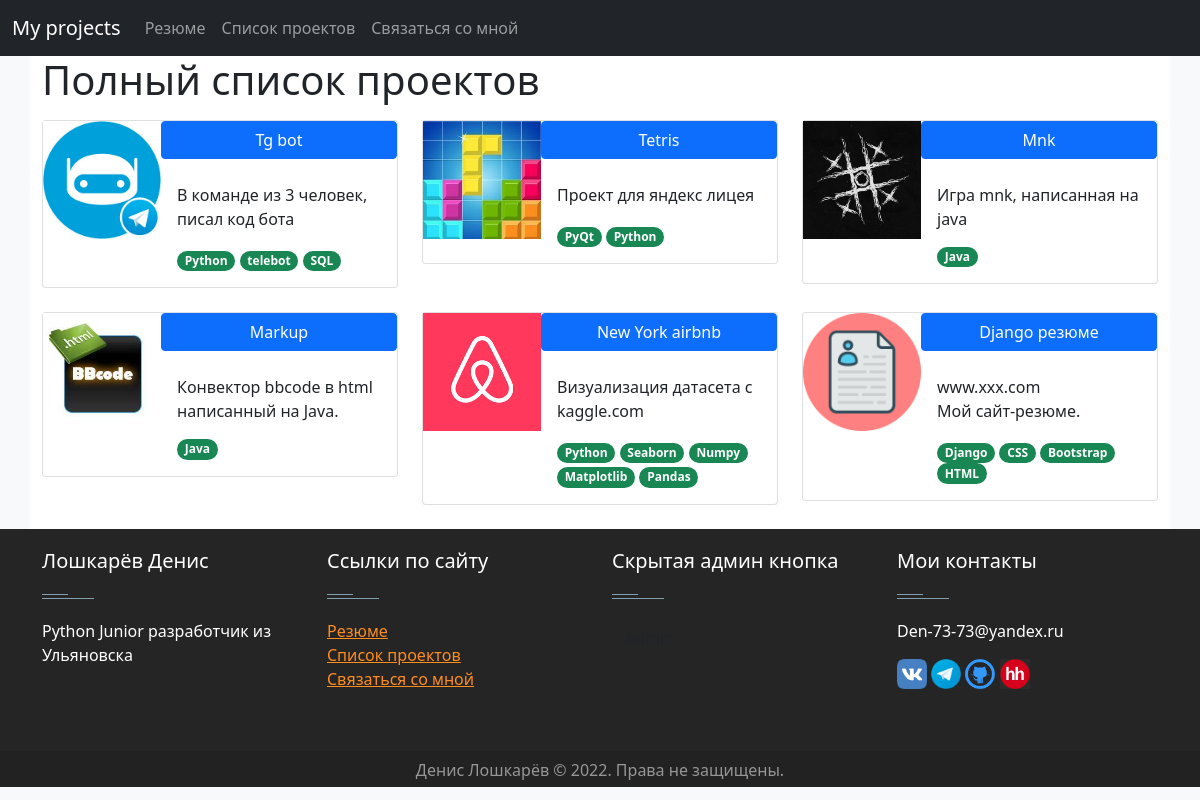
The page /projects/ on the database as committed earlier.
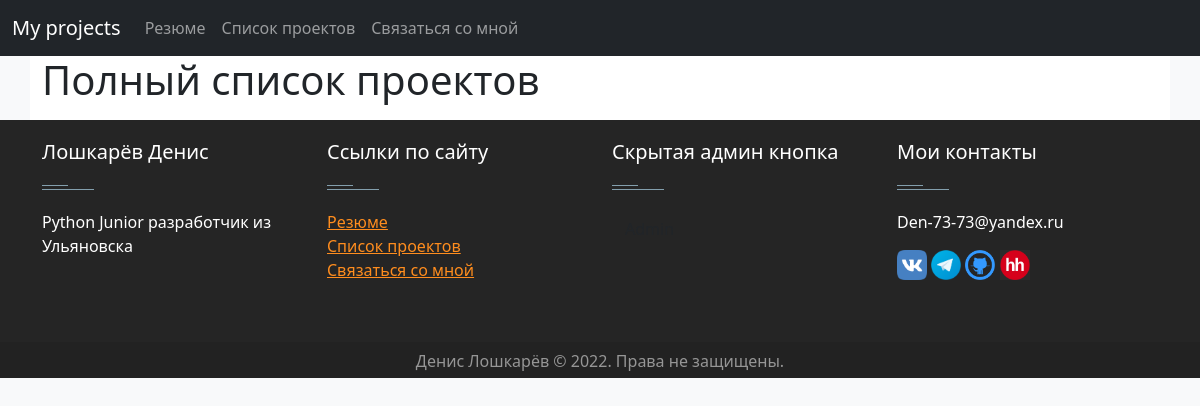
The same page on the database as committed later.
### firstapp/models.py (models this page shows, shortened)
class Project(models.Model):
    title = models.CharField(default='', max_length=20)
    image = models.ImageField(upload_to='block/', blank=True, null=True)
    text = models.TextField(default='')
    link = models.CharField(default='', max_length=50)
    tags = TaggableManager()

### firstapp/views.py (the view)
# urls.py: path('projects/', views.projects, name='projects'),
def projects(request):
    projects = Project.objects.all()
    return render(request, 'firstapp/projects.html', {'projects': projects})

### firstapp/templates/firstapp/projects.html (shortened to what this page needs)
{% extends 'firstapp/base.html' %}
{% block content %}
{% load static %}
<div class = 'container bg-white' >
  <h1>Полный список проектов</h1>
<div class="row" data-masonry='{"percentPosition": true}'>
  {% for project in projects %}
  <div class="col-sm-6 col-lg-4 mb-4">
    <div class="card min-vw-540" >
      <div class="row g-0">
        <div class="col-4">
          {% if project.image %}
            <img src="{{project.image.url}}"  alt="img" class="img-fluid">
          {% endif %}
        </div>
        <div class="col-8">
          <h5 class="card-title"><a href="{{ project.link }}" target="_blank" class="btn btn-primary w-100">{{ project.title }}</a></h5>
          <div class="card-body">
            <p class="card-text">{{ project.text|linebreaksbr }}</p>
            <p class="card-text">
              {% for tag in project.tags.all %}
                <span class="badge rounded-pill bg-success">{{tag}}</span>
              {% endfor %}
            </p>
          </div>
        </div>
      </div>
    </div>
  </div>
  {% endfor %}
</div>
</div>
{% endblock %}

### firstapp/templates/firstapp/base.html (shortened to what this page needs)
{% load static %}
<html>
    <head>
        <link rel="stylesheet" href="https://cdn.jsdelivr.net/npm/bootstrap-icons@1.8.1/font/bootstrap-icons.css">
        <link href="https://cdn.jsdelivr.net/npm/bootstrap@5.0.2/dist/css/bootstrap.min.css" rel="stylesheet">
        <link href="https://cdnjs.cloudflare.com/ajax/libs/font-awesome/6.0.0/css/all.min.css" rel="stylesheet"/>
        <link rel="stylesheet" href="{% static 'css/foot.css' %}">
        <link rel="stylesheet" href="{% static 'css/resume.css' %}">
    </head>
    <body class="bg-light">
    <nav class="navbar navbar-expand-lg navbar-dark bg-dark">
      <div class="container-fluid">
        <a class="navbar-brand" href="/">My projects</a>
        <div class="collapse navbar-collapse" id="navbarSupportedContent">
          <ul class="navbar-nav me-auto mb-2 mb-lg-0">
            <li class="nav-item">
                <a class="nav-link" href="{% url 'res' %}">Резюме</a>
            </li>
            <li class="nav-item">
              <a class="nav-link" href="{% url 'projects' %}">Список проектов</a>
            </li>
            <li class="nav-item">
              <a class="nav-link" href="{% url 'contact' %}">Связаться со мной</a>
            </li>
          </ul>
        </div>
      </div>
    </nav>
    {% block content %}
    {% endblock %}
    <footer id="footer" class="footer-1">
        <div class="main-footer widgets-dark typo-light">
        <div class="container">
        <div class="row">
        <div class="col-xs-12 col-sm-6 col-md-3">
        <div class="widget subscribe no-box">
        <h5 class="widget-title">Лошкарёв Денис<span></span></h5>
        <p>Python Junior разработчик из Ульяновска </p>
        </div>
        </div>
        <div class="col-xs-12 col-sm-6 col-md-3">
        <div class="widget no-box">
        <h5 class="widget-title">Ссылки по сайту<span></span></h5>
        <ul class="thumbnail-widget">
        <li>
        <div class="thumb-content"><a href="{% url 'res' %}">Резюме</a></div>
        </li>
        <li>
        <div class="thumb-content"><a href="{% url 'projects' %}">Список проектов</a></div>
        </li>
            <li>
        <div class="thumb-content"><a href="{% url 'contact' %}">Связаться со мной</a></div>
        </li>
        </ul>
        </div>
        </div>
        <div class="col-xs-12 col-sm-6 col-md-3">
        <div class="widget no-box">
        <h5 class="widget-title">Скрытая админ кнопка<span></span></h5>
        <a class="btn" href="/admin" target="_blank">Admin</a>
        </div>
        </div>
        <div class="col-xs-12 col-sm-6 col-md-3">
        <div class="widget no-box">
        <h5 class="widget-title">Мои контакты<span></span></h5>
            <p>Den-73-73@yandex.ru</p>
            <ul class="social-footer2">
            <li class=""><a title="vk" target="_blank" href="https://vk.com/denis__loshkarev"><img alt="vk" width="30" height="30" src="{% static 'img/icons/vk.png' %}"></a></li>
            <li class=""><a href="https://t.me/AffirmativeActor" target="_blank" title="tg"><img alt="tg"  width="30" height="30" src="{% static 'img/icons/tg.png' %}"></a></li>
            <li class=""><a href="https://github.com/qutoq" target="_blank" title="github"><img alt="github" width="30" height="30" src="{% static 'img/icons/gh3.png' %}"></a></li>
            <li class=""><a title="hh" target="_blank" href="https://hh.ru/resume/c027f4cbff08ebe4180039ed1f4841354c7379"><img alt="hh" width="30" height="30" src="{% static 'img/icons/hh.png' %}"></a></li>
            </ul>
        </div>
        </div>
        </div>
        </div>
        </div>
        <div class="footer-copyright">
        <div class="container">
        <div class="row">
        <div class="col-md-12 text-center">
        <p>Денис Лошкарёв © 2022. Права не защищены.</p>
        </div>
        </div>
        </div>
        </div>
    </footer>
    </body>
</html>

### staticfiles/css/foot.css (style rules this page uses)
footer .main-footer { padding: 20px 0; background: #252525; }
footer ul { padding-left: 0; list-style: none; }
.footer-copyright { background: #222; padding: 5px 0; }
.footer-copyright p { color: #969696; margin: 2px 0 0; }
.widget { padding: 20px; margin-bottom: 40px; }
.widget.no-box { padding: 0; background-color: transparent; margin-bottom: 40px; box-shadow: none; -webkit-box-shadow: none; -moz-box-shadow: none; -ms-box-shadow: none; -o-box-shadow: none; }
.widget.subscribe p { margin-bottom: 18px; }
.widget li a { color: #ff8d1e; }
.widget-title { margin-bottom: 20px; }
.widget-title span { background: #839FAD none repeat scroll 0 0;display: block; height: 1px;margin-top: 25px;position: relative;width: 20%; }
.widget-title span::after { background: inherit;content: "";height: inherit; position: absolute;top: -4px;width: 50%; }
.typo-light h1, .typo-light h2, .typo-light h3, .typo-light h4, .typo-light h5, .typo-light h6, .typo-light p, .typo-light div, .typo-light span, .typo-light small { color: #fff; }
ul.social-footer2 { margin: 0;padding: 0; width: auto; }
ul.social-footer2 li { display: inline-block;padding: 0; }
ul.social-footer2 li a { display: block; height:30px;width: 30px;text-align: center; }

Rows that differ between the two databases and show on the page:
removed Project: image (picture), title "Tg bot", text "В команде из 3 человек, писал код бота"
removed Tag: name "Python"
removed Tag: name "telebot", shown under "Tg bot"
removed Tag: name "SQL", shown under "Tg bot"
removed Project: image (picture), title "Tetris", text "Проект для яндекс лицея"
removed Tag: name "PyQt", shown under "Tetris"
removed Project: image (picture), title "Mnk", text "Игра mnk, написанная на java"
removed Tag: name "Java"
removed Project: image (picture), title "Markup", text "Конвектор bbcode в html написанный на Java."
removed Project: image (picture), title "New York airbnb", text "Визуализация датасета с kaggle.com"
removed Tag: name "Seaborn", shown under "New York airbnb"
removed Tag: name "Numpy", shown under "New York airbnb"
removed Tag: name "Matplotlib", shown under "New York airbnb"
removed Tag: name "Pandas", shown under "New York airbnb"
removed Project: image (picture), title "Django резюме", text "www.xxx.com Мой сайт-резюме."
removed Tag: name "Django", shown under "Django резюме"
removed Tag: name "CSS", shown under "Django резюме"
removed Tag: name "Bootstrap", shown under "Django резюме"
removed Tag: name "HTML", shown under "Django резюме"
